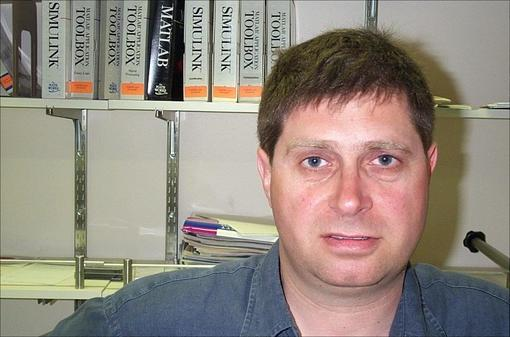
#> input picture hw7_release/image_0001.jpg, 510 x 337 px; its folder holds 4 pictures in this run
$ jupyter execute --allow-errors hw7.ipynb   (shell and % lines are left out)   (older library calls are emulated)
#> lines starting #> are read from the running program, lines starting #| are printed output that depends on the picture
### hw7_release/detection.py
import numpy as np
from skimage import feature,data, color, exposure, io
from skimage.transform import rescale, resize, downscale_local_mean
from skimage.filters import gaussian
from scipy import signal
from scipy.ndimage import interpolation
import math

def hog_feature(image, pixel_per_cell = 8):
    '''
    Compute hog feature for a given image.

    Hint: use the hog function provided by skimage

    Args:
        image: an image with object that we want to detect
        pixel_per_cell: number of pixels in each cell, an argument for hog descriptor

    Returns:
        score: a vector of hog representation
        hogImage: an image representation of hog provided by skimage
    '''
    ### YOUR CODE HERE
    hogFeature, hogImage = feature.hog(image, orientations=8, pixels_per_cell=(pixel_per_cell, pixel_per_cell),
                    cells_per_block=(1, 1), visualise=True)
    ### END YOUR CODE
    return (hogFeature, hogImage)

# [41 lines left out: function sliding_window, not called in this run]


def pyramid(image, scale=0.9, minSize=(200, 100)):
    '''
    Generate image pyramid using the given image and scale.
    Reducing the size of the image until on of the height or
    width reaches the minimum limit. In the ith iteration,
    the image is resized to scale^i of the original image.

    Args:
        image: np array of (h,w), an image to scale
        scale: float of how much to rescale the image each time
        minSize: pair of ints showing the minimum height and width

    Returns:
        images: a list containing pair of
            (the current scale of the image, resized image)
    '''
    # yield the original image
    images = []
    current_scale = 1.0
    images.append((current_scale, image))
    # keep looping over the pyramid
    ### YOUR CODE HERE
    i = 1
    while image.shape[0] > minSize[0] and image.shape[1] > minSize[1]:
        image = rescale(image, scale ** i)
        images.append((scale ** i, image))
        i += 1
    # [6 lines of commented-out code are left out]
    return images

# [33 lines left out: function pyramid_score, not called in this run]


def compute_displacement(part_centers, face_shape):
    ''' Calculate the mu and sigma for each part. d is the array
        where each row is the main center (face center) minus the
        part center. Since in our dataset, the face is the full
        image, face center could be computed by finding the center
        of the image. Vector mu is computed by taking an average from
        the rows of d. And sigma is the standard deviation among
        among the rows. Note that the heatmap pixels will be shifted
        by an int, so mu is an int vector.

    Args:
        part_centers: np array of shape (n,2) containing centers
            of one part in each image
        face_shape: (h,w) that indicates the shape of a face
    Returns:
        mu: (1,2) vector
        sigma: (1,2) vector

    '''
    d = np.zeros((part_centers.shape[0],2))
    ### YOUR CODE HERE
    centery,centerx = (face_shape[0]-1)/2,(face_shape[1]-1)/2
    center = np.array([centerx,centery])
    d =  center - part_centers
    mu = np.mean(d, axis=0)
    sigma = np.std(d, axis=0)
    ### END YOUR CODE
    return mu, sigma

# [57 lines left out: functions shift_heatmap, gaussian_heatmap, detect_multiple, not called in this run]

### hw7_release/hw7.ipynb
# Homework 7
In this homework, we will implement a simplified version of object detection process. Note that the tests on the notebook are not comprehensive, autograder will contain more tests.

[cell 1]
from __future__ import print_function
import random
import numpy as np
import matplotlib.pyplot as plt
import matplotlib.patches as patches
from skimage import io
from skimage.feature import hog
from skimage import data, color, exposure
from skimage.transform import rescale, resize, downscale_local_mean
import glob, os
import fnmatch
import time
import math

import warnings
warnings.filterwarnings('ignore')

from detection import *
from util import *

# This code is to make matplotlib figures appear inline in the
# notebook rather than in a new window.
plt.rcParams['figure.figsize'] = (10.0, 8.0) # set default size of plots
plt.rcParams['image.interpolation'] = 'nearest'
plt.rcParams['image.cmap'] = 'gray'

# Some more magic so that the notebook will reload external python modules;
# see http://stackoverflow.com/questions/1907993/autoreload-of-modules-in-ipython

# Part 1: Hog Representation (10 points)

In this section, we will compute the average hog representation of human faces.<br>
There are 31 aligned face images provided in the `\face` folder. They are all aligned and have the same size. We will get an average face from these images and compute a hog feature representation for the averaged face. <br>
Use the hog function provided by skimage library, and implement a hog representation of objects.
Implement **`hog_feature`** function in `detection.py`

#> (a cell that did not finish here is left out)

# Part 2: Sliding Window (30 points)
Implement **`sliding_window`** function to have windows slide across an image with a specific window size. The window slides through the image and check if an object is detected with a high score at every location. These scores will generate a response map and you will be able to find the location of the window with the highest hog score.

[cell 3]
image_path = 'image_0001.jpg'

image = io.imread(image_path, as_grey=True)
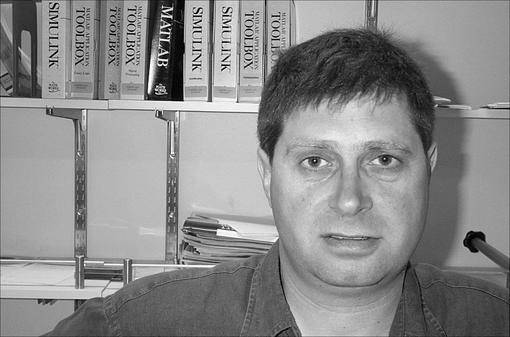
#> image: shape (337, 510) float64; min 0, max 0.999, mean 0.543
image = rescale(image, 0.8)
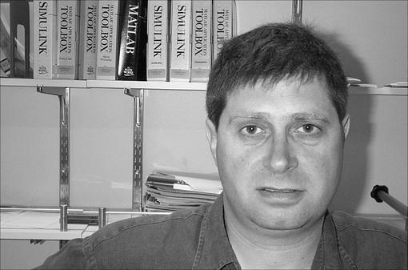
#> image: shape (270, 408) float64; min 0.00659, max 0.995, mean 0.543

(hogFeature, hogImage) = hog_feature(image)
#> in hog_feature, `hogFeature, hogImage = feature.hog(image, orientations=8, pixels_per_c..`:
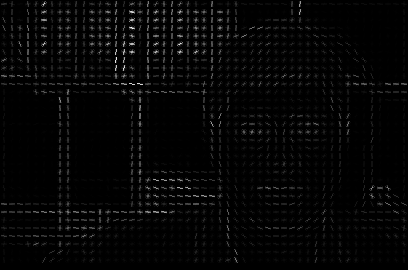
#> hogImage: shape (270, 408) float64; min 0, max 0.29, mean 0.00668; drawn with min black and max white
#> in hog_feature, `hogFeature, hogImage = feature.hog(image, orientations=8, pixels_per_c..`: hogFeature = 13464 values, max 0.989 at index 4212, min 0 at index 1, mean 0.309

#> (the rest of this cell did not finish here and is left out)

Sliding window successfully found the human face in the above example. However, in the cell below, we are only changing the scale of the image, and you can see that sliding window does not work once the scale of the image is changed.

[cell 4]
image_path = 'image_0001.jpg'
image = io.imread(image_path, as_grey=True)
image = rescale(image, 1.0)


#> (the rest of this cell did not finish here and is left out)

# Part 3: Image Pyramids (30 points)
In order to make sliding window work for different scales of images, you need to implement image pyramids where you resize the image to different scales and run the sliding window method on each resized image. This way you scale the objects and can detect both small and large objects.

###  3.1 Image Pyramid (10 points)

Implement **`pyramid`** function in `detection.py`, this will create pyramid of images at different scales. Run the following code, and you will see the shape of the original image gets smaller until it reaches a minimum size.

[cell 5]
image_path = 'image_0001.jpg'

image = io.imread(image_path, as_grey=True)
image = rescale(image, 1.2)
#> image: shape (404, 612) float64

images = pyramid(image, scale = 0.9)
#> the loop in pyramid, `while image.shape[0] > minSize[0] and image.shape[1] > minSize[1]:` made 4 passes
#> pass 2, in pyramid, `image = rescale(image, scale ** i)`:
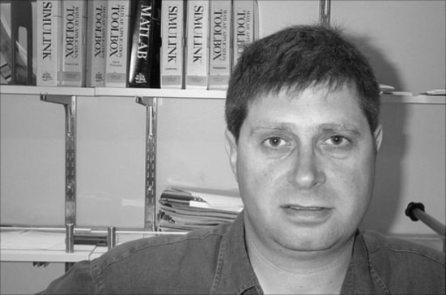
#> image: shape (295, 446) float64; min 0.0207, max 0.993, mean 0.543
#> after the loop in pyramid, `while image.shape[0] > minSize[0] and image.shape[1] > minSize[1]:`:
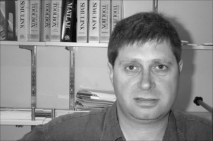
#> image: shape (141, 213) float64; min 0.0297, max 0.949, mean 0.542
#> after the loop in pyramid, `while image.shape[0] > minSize[0] and image.shape[1] > minSize[1]:`: i = 5; images = 5 items
#> images = 5 items
sum_r = 0
sum_c = 0
for i,result in enumerate(images):
    (scale, image) = result
    if (i==0):
        sum_c = image.shape[1]
    sum_r+=image.shape[0]
#> this loop made 5 passes
#> (scale, sum_c, sum_r) on pass 1: (1, 612, 404)
#> (scale, sum_r) on passes 2 to 5: (0.9, 768), (0.81, 1063), (0.729, 1278), (0.656, 1419)
#> after the loop, sum_r = 1419

composite_image = np.zeros((sum_r, sum_c))

pointer = 0
for i, result in enumerate(images):
    (scale, image) = result
    composite_image[pointer:pointer+image.shape[0], :image.shape[1]] = image
    pointer+= image.shape[0]
#> this loop made 5 passes
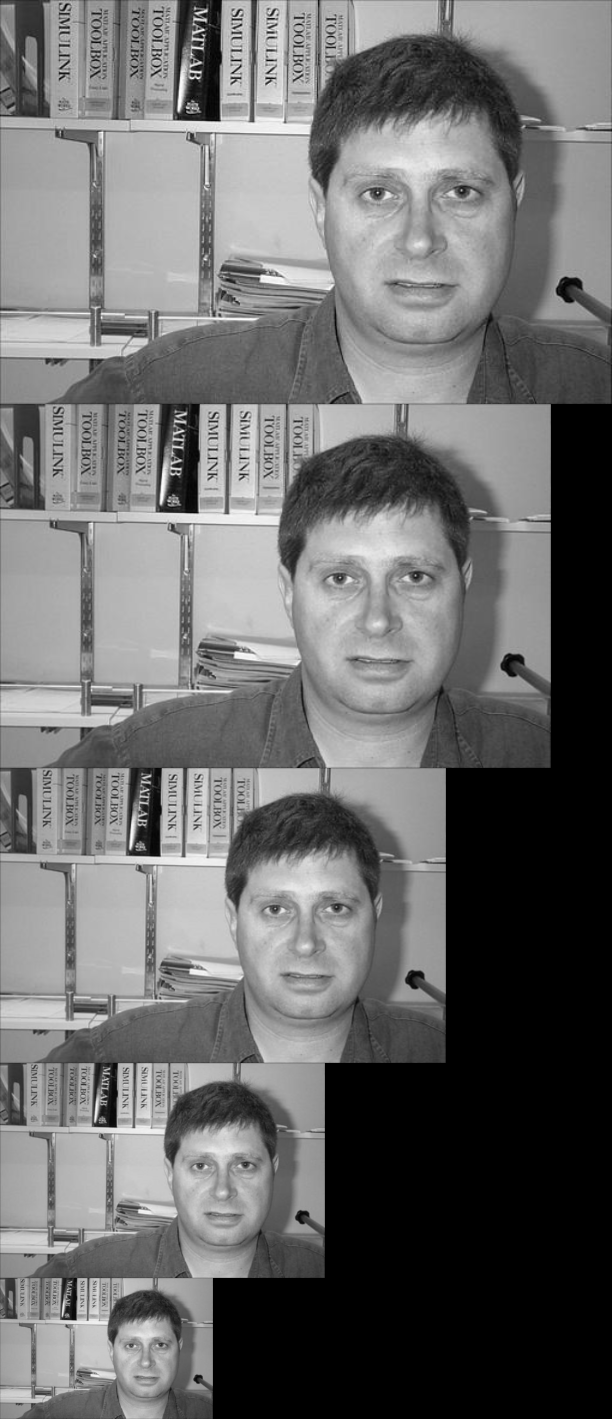
#> composite_image: shape (1419, 612) float64; min 0, max 0.997, mean 0.424
#> after the loop, pointer = 1419

plt.imshow(composite_image)
plt.axis('off')
plt.title('image pyramid')
plt.show()

###  3.2 Pyramid Score (20 points)

After getting the image pyramid, we will run sliding window on all the images to find a place that gets the highest score. Implement **`pyramid_score`** function in `detection.py`. It will return the highest score and its related information in the image pyramids.

[cell 6]
image_path = 'image_0001.jpg'

image = io.imread(image_path, as_grey=True)
image = rescale(image, 1.2)

#> (the rest of this cell did not finish here and is left out)

From the above example, we can see that image pyramid has fixed the problem of scaling. Then in the example below, we will try another image and implement deformable part model.

[cell 7]
image_path = 'image_0338.jpg'
image = io.imread(image_path, as_grey=True)
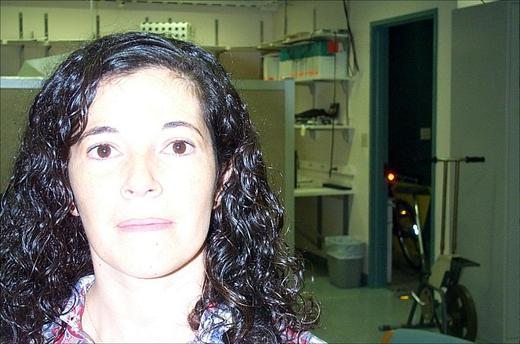
#> input picture hw7_release/image_0338.jpg, 520 x 344 px
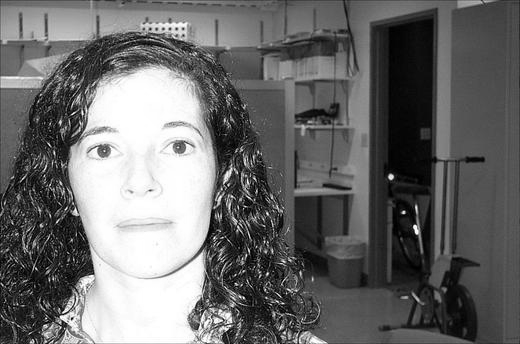
#> image: shape (344, 520) float64; min 0, max 1, mean 0.42
image = rescale(image, 1.0)

#> (the rest of this cell did not finish here and is left out)

# Part 4: Deformable Parts Detection
In order to solve the problem above, you will implement deformable parts model in this section, and apply it on human faces. <br>
The first step is to get a detector for each part of the face, including left eye, right eye, nose and mouth. <br>
For example for the left eye, we have provided the groundtruth location of left eyes for each image in the `\face` directory. This is stored in the `lefteyes` array with shape `(n,2)`, each row is the `(r,c)` location of the center of left eye. You will then find the average hog representation of the left eyes in the images.

Run through the following code to get a detector for left eyes.

#> (a cell that did not finish here is left out)

Run through the following code to get a detector for right eye.

[cell 9]
righteye_h = 10
righteye_w = 20

righteye_shape = (righteye_h, righteye_w)

#> (the rest of this cell did not finish here and is left out)

Run through the following code to get a detector for nose.

[cell 10]
nose_h = 30
nose_w = 26

nose_shape = (nose_h, nose_w)

#> (the rest of this cell did not finish here and is left out)

Run through the following code to get a detector for mouth

[cell 11]
mouth_h = 20
mouth_w = 36

mouth_shape = (mouth_h, mouth_w)

#> (the rest of this cell did not finish here and is left out)

# Part 5: Human Parts Location (10 points)

Implement **`compute_displacement`** to get an average shift vector mu and standard deviation sigma for each part of the face. The vector mu is the distance from the main center, i.e the center of the face, to the center of the part. <br>

[cell 12]
# test for compute_displacement
test_array = np.array([[0,1],[1,2],[2,3],[3,4]])
test_shape = (6,6)
mu, std = compute_displacement(test_array, test_shape)
